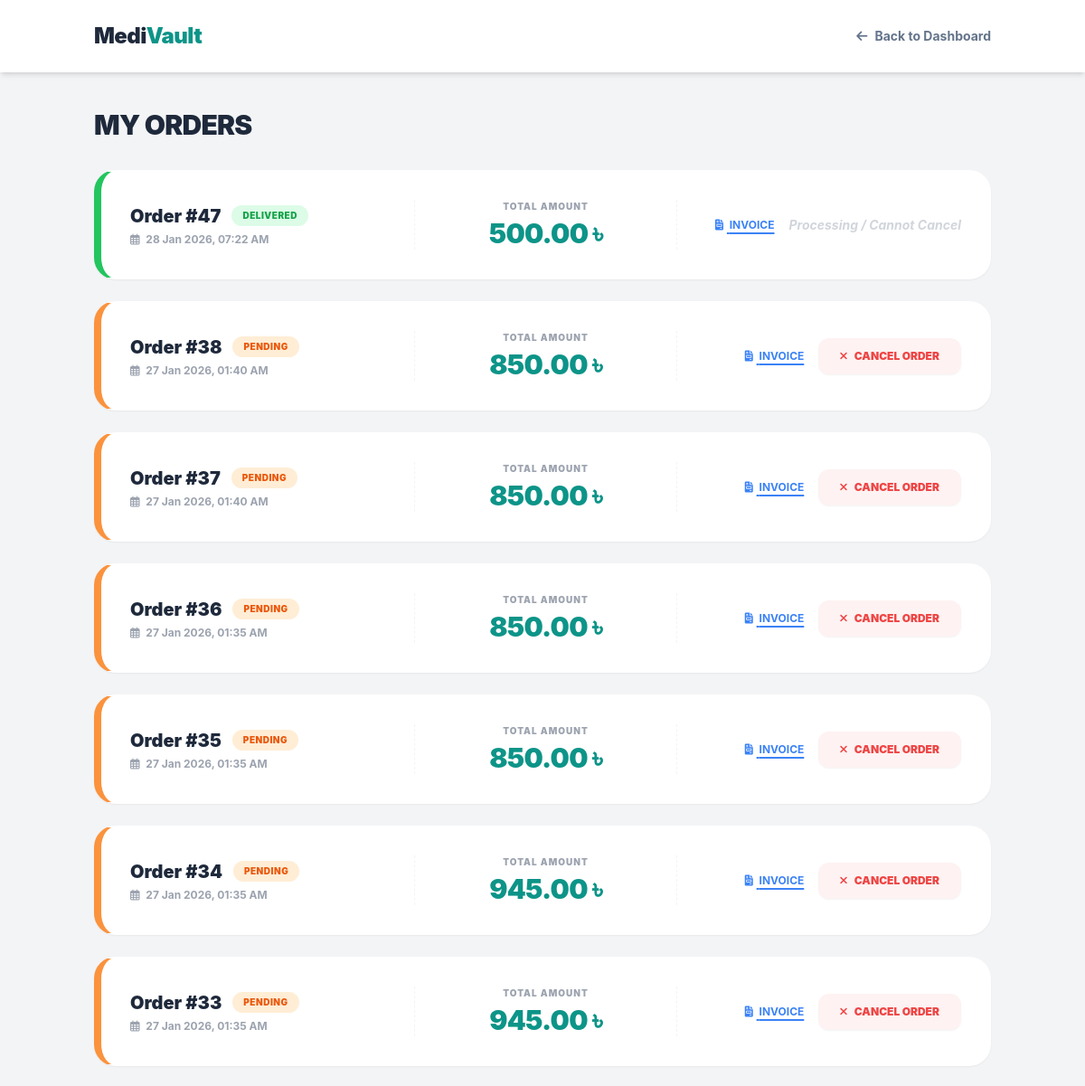
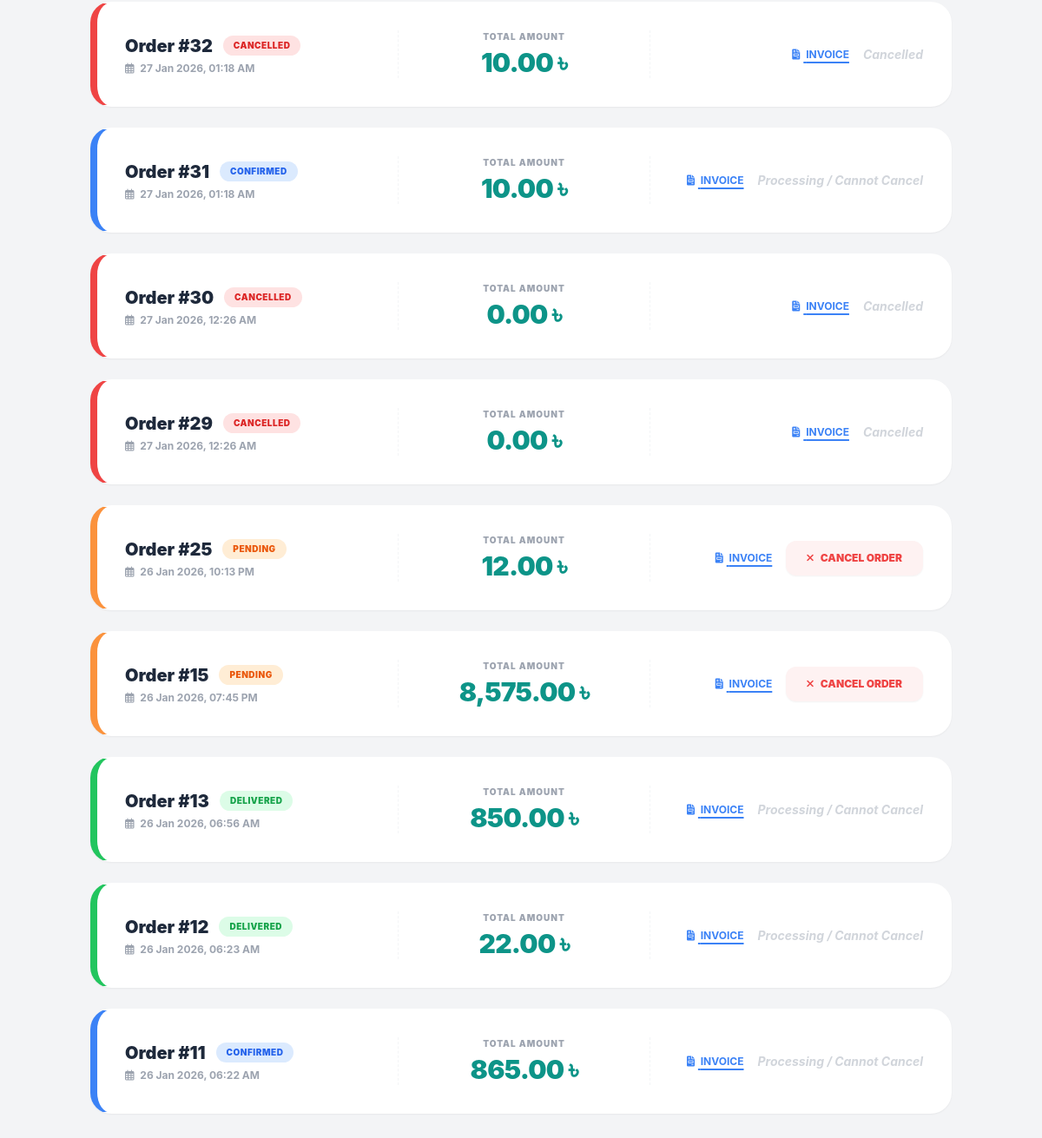
/order_history.php (signed in), run on the app's committed database (2 pictures, top to bottom).
### tables this page shows
CREATE TABLE `orders` (
  `order_id` int NOT NULL AUTO_INCREMENT,
  `user_id` int DEFAULT NULL,
  `customer_name` varchar(100) DEFAULT NULL,
  `customer_phone` varchar(15) DEFAULT NULL,
  `order_date` timestamp NULL DEFAULT CURRENT_TIMESTAMP,
  `total_amount` decimal(10,2) NOT NULL,
  `payment_method` enum('Cash','Card','Mobile_Banking') DEFAULT 'Cash',
  `order_status` enum('Pending','Confirmed','Shipped','Delivered','Cancelled') DEFAULT 'Delivered',
  `order_type` enum('Online','Offline') NOT NULL,
  `prescription_id` int DEFAULT NULL,
  PRIMARY KEY (`order_id`),
  KEY `user_id` (`user_id`),
  KEY `prescription_id` (`prescription_id`),
  CONSTRAINT `orders_ibfk_1` FOREIGN KEY (`user_id`) REFERENCES `users` (`user_id`),
  CONSTRAINT `orders_ibfk_2` FOREIGN KEY (`prescription_id`) REFERENCES `prescriptions` (`prescription_id`)
);

### order_history.php (the view, shortened to what this page needs)
<?php
include 'config.php';
$user_id = $_SESSION['user_id'];
$stmt = $pdo->prepare("SELECT * FROM orders WHERE user_id = ? ORDER BY order_date DESC");
$stmt->execute([$user_id]);
$orders = $stmt->fetchAll();
?>
<!DOCTYPE html>
<html lang="en">
<head>
    <script src="https://cdn.tailwindcss.com"></script>
    <link href="https://cdnjs.cloudflare.com/ajax/libs/font-awesome/6.0.0/css/all.min.css" rel="stylesheet">
</head>
<body class="flex flex-col min-h-screen">
    <nav class="bg-white shadow-md sticky top-0 z-50 w-full">
        <div class="container mx-auto px-4 h-20 flex justify-between items-center">
            <h2 class="text-2xl font-black text-slate-800 tracking-tight">Medi<span class="text-teal-600">Vault</span></h2>
            <a href="dashboard.php" class="flex items-center gap-2 text-slate-500 hover:text-teal-600 font-bold text-sm transition-colors">
                <i class="fas fa-arrow-left"></i> Back to Dashboard
            </a>
        </div>
    </nav>
    <div class="container mx-auto px-4 py-10 flex-grow">
        <h1 class="text-3xl font-black text-slate-800 uppercase tracking-tight mb-8">My Orders</h1>
        <?php if (count($orders) > 0): ?>
            <div class="space-y-6">
                <?php foreach ($orders as $order): ?>
                    <div class="bg-white p-8 rounded-3xl shadow-sm border border-transparent hover:shadow-xl transition-all border-l-8
                        <?= $order['order_status'] == 'Pending' ? 'border-l-orange-400' :
                           ($order['order_status'] == 'Confirmed' ? 'border-l-blue-500' :
                           ($order['order_status'] == 'Delivered' ? 'border-l-green-500' : 'border-l-red-500')) ?>">
                        <div class="flex flex-col md:flex-row items-center justify-between gap-6">
                            <div class="w-full md:w-1/3 text-center md:text-left">
                                <div class="flex items-center gap-3 justify-center md:justify-start mb-1">
                                    <h3 class="text-xl font-black text-slate-800">Order #<?= $order['order_id'] ?></h3>
                                    <span class="px-3 py-1 rounded-full text-[10px] font-black uppercase tracking-wider
                                        <?= $order['order_status'] == 'Pending' ? 'bg-orange-100 text-orange-600' :
                                           ($order['order_status'] == 'Confirmed' ? 'bg-blue-100 text-blue-600' :
                                           ($order['order_status'] == 'Delivered' ? 'bg-green-100 text-green-600' : 'bg-red-100 text-red-600')) ?>">
                                        <?= $order['order_status'] ?>
                                    </span>
                                </div>
                                <p class="text-xs font-bold text-gray-400">
                                    <i class="far fa-calendar-alt mr-1"></i> <?= date('d M Y, h:i A', strtotime($order['order_date'])) ?>
                                </p>
                            </div>
                            <div class="w-full md:w-1/3 text-center border-t md:border-t-0 md:border-x border-dashed border-gray-100 py-4 md:py-0">
                                <p class="text-[10px] font-black text-gray-400 uppercase tracking-widest mb-1">Total Amount</p>
                                <p class="text-3xl font-black text-teal-600 tracking-tight"><?= number_format($order['total_amount'], 2) ?> ৳</p>
                            </div>
                            <div class="w-full md:w-1/3 flex flex-col items-center md:items-end gap-3 justify-center">
                                <div class="flex items-center gap-4">
                                    <a href="invoice.php?id=<?= $order['order_id'] ?>" class="text-blue-500 hover:text-blue-700 font-bold text-xs uppercase underline underline-offset-4 decoration-2 transition-all">
                                        <i class="fas fa-file-invoice mr-1"></i> Invoice
                                    </a>
                                    <?php if ($order['order_status'] == 'Pending'): ?>
                                        <form method="POST" onsubmit="return confirm('Are you sure you want to cancel this order?');">
                                            <button type="submit" name="cancel_order" class="bg-red-50 text-red-500 px-6 py-3 rounded-xl font-black text-xs uppercase hover:bg-red-500 hover:text-white transition-all shadow-sm flex items-center gap-2">
                                                <i class="fas fa-times"></i> Cancel Order
                                            </button>
                                        </form>
                                    <?php elseif ($order['order_status'] == 'Cancelled'): ?>
                                        <span class="text-sm font-bold text-gray-300 italic">Cancelled</span>
                                    <?php else: ?>
                                        <span class="text-sm font-bold text-gray-300 italic">Processing / Cannot Cancel</span>
                                    <?php endif; ?>
                                </div>
                            </div>
                        </div>
                    </div>
                <?php endforeach; ?>
            </div>
        <?php endif; ?>
    </div>
</body>
</html>

### order_history.php (style rules this page uses)
body { font-family: 'Inter', sans-serif; background-color: #f3f4f6; }

### data on the page
orders: order_id "47", order_status "DELIVERED", order_date "28 Jan 2026, 07:22 AM", total_amount "500.00", shows "Processing / Cannot Cancel"
orders: order_id "38", order_status "PENDING", order_date "27 Jan 2026, 01:40 AM", total_amount "850.00"
orders: order_id "37", order_status "PENDING", order_date "27 Jan 2026, 01:40 AM", total_amount "850.00"
orders: order_id "36", order_status "PENDING", order_date "27 Jan 2026, 01:35 AM", total_amount "850.00"
orders: order_id "35", order_status "PENDING", order_date "27 Jan 2026, 01:35 AM", total_amount "850.00"
orders: order_id "34", order_status "PENDING", order_date "27 Jan 2026, 01:35 AM", total_amount "945.00"
orders: order_id "33", order_status "PENDING", order_date "27 Jan 2026, 01:35 AM", total_amount "945.00"
orders: order_id "32", order_status "CANCELLED", order_date "27 Jan 2026, 01:18 AM", total_amount "10.00", shows "Cancelled"
orders: order_id "31", order_status "CONFIRMED", order_date "27 Jan 2026, 01:18 AM", total_amount "10.00", shows "Processing / Cannot Cancel"
orders: order_id "30", order_status "CANCELLED", order_date "27 Jan 2026, 12:26 AM", total_amount "0.00", shows "Cancelled"
orders: order_id "29", order_status "CANCELLED", order_date "27 Jan 2026, 12:26 AM", total_amount "0.00", shows "Cancelled"
orders: order_id "25", order_status "PENDING", order_date "26 Jan 2026, 10:13 PM", total_amount "12.00"
orders: order_id "15", order_status "PENDING", order_date "26 Jan 2026, 07:45 PM", total_amount "8,575.00"
orders: order_id "13", order_status "DELIVERED", order_date "26 Jan 2026, 06:56 AM", total_amount "850.00", shows "Processing / Cannot Cancel"
orders: order_id "12", order_status "DELIVERED", order_date "26 Jan 2026, 06:23 AM", total_amount "22.00", shows "Processing / Cannot Cancel"
orders: order_id "11", order_status "CONFIRMED", order_date "26 Jan 2026, 06:22 AM", total_amount "865.00", shows "Processing / Cannot Cancel"
